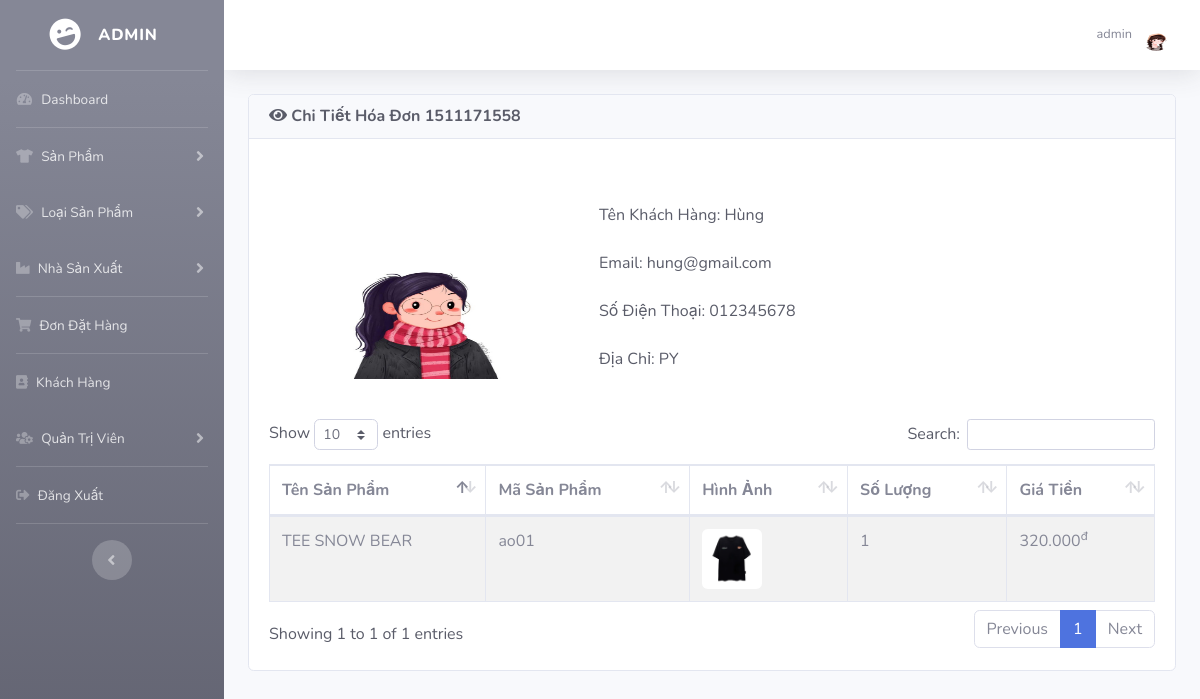
/admin/index.php?view_detail_bill=1511171558 (signed in), run on the app's committed database.
### tables this page shows
CREATE TABLE IF NOT EXISTS `KH` (
  `MA_KH` int NOT NULL AUTO_INCREMENT,
  `TEN_KH` varchar(50) NOT NULL,
  `EMAIL` varchar(50) NOT NULL,
  `MATKHAU` varchar(255) NOT NULL,
  `DIACHI` varchar(100) DEFAULT NULL,
  `DIENTHOAI` varchar(10) DEFAULT NULL,
  `AVATAR` varchar(500) DEFAULT NULL,
  `TRANGTHAI` varchar(10) DEFAULT NULL,
  PRIMARY KEY (`MA_KH`)
);

CREATE TABLE IF NOT EXISTS `CT_HOADON` (
  `MA_HD` int NOT NULL,
  `MA_SP` varchar(10) NOT NULL,
  `SOLUONG` int NOT NULL,
  `TONGTIEN` int NOT NULL,
  PRIMARY KEY (`MA_HD`,`MA_SP`),
  KEY `FK_SP` (`MA_SP`)
);

CREATE TABLE IF NOT EXISTS `SP` (
  `MA_SP` varchar(10) NOT NULL,
  `TEN_SP` varchar(50) NOT NULL,
  `MA_LOAISP` varchar(10) NOT NULL,
  `MA_HANGSX` varchar(10) NOT NULL,
  `MIEUTA_SP` text,
  `HINHANH_SP` text,
  `GIA` bigint NOT NULL,
  PRIMARY KEY (`MA_SP`),
  KEY `MA_LOAISP` (`MA_LOAISP`),
  KEY `MA_HANGSX` (`MA_HANGSX`)
);

### admin/includes/database.php (called while the page is built, shortened)
<?php
    class MyConnect {
        private $conn;
        public function __construct() {
            $this->host = "localhost";
            $this->user = "root";
            $this->passwd = "";
            $this->database = "clothingshop";
            $this->conn = new mysqli($this->host,$this->user,$this->passwd,$this->database);
        }
        public function setNextRs() {
            mysqli_next_result($this->conn);
        }
        public function isConnected() {
            return true;
        }
        public function query($query) {
            if($this->isConnected()) {
                $tableData = mysqli_query($this->conn,$query);
                return $tableData;
            }
        }
    }
?>

### admin/view_detail_bill.php (the view, shortened to what this page needs)
<?php
if(!isset($_SESSION['admin_email'])){
    echo "<script>window.open('login.php','_self')</script>";
}
else {
    if(isset($_GET['view_detail_bill'])) {
    $billID = $_GET['view_detail_bill'];
    $queryCustomer = $MyConn->query("SELECT TEN_KH, EMAIL, DIENTHOAI, DIACHI, AVATAR FROM KH, HOADON WHERE KH.MA_KH = HOADON.MA_KH AND HOADON.MA_HD = '$billID'");
    $getCustomer = mysqli_fetch_array($queryCustomer);
?>
<div class="row">
    <div class="col-lg-12">
        <div class="card text-dark mb-4">
            <div class="card-header">
                <h6 class="m-0 font-weight-bold"><i class="fas fa-eye"></i> Chi Tiết Hóa Đơn <?= $billID ?></div></h6>
            <div class="card-body">
                <div class="row ml-2 mr-2 mb-1">
                    <div class="col-md-4">
                        <div class="card border-0 p-0">
                            <div class="card-body text-center">
                                <img src="<?php echo "customer_images/".$getCustomer['AVATAR'] ?>" alt="" width="200" height="200" class="rounded">
                            </div>
                        </div>
                    </div>
                    <div class="col-md-6">
                        <div class="card border-0">
                            <div class="card-body">
                            <br>
                            <span>Tên Khách Hàng: <?php echo $getCustomer['TEN_KH'] ?></span><br><br>
                            <span>Email: <?php echo $getCustomer['EMAIL'] ?></span><br><br>
                            <span>Số Điện Thoại: <?php echo $getCustomer['DIENTHOAI'] ?> </span><br><br>
                            <span>Địa Chỉ: <?php echo $getCustomer['DIACHI'] ?></span><br><br>
                            </div>
                        </div>
                    </div>
                </div>
                <div class="table-responsive">
                    <table id="product_table" class="table table-bordered table-striped" width="100%" cellspacing="0">
                        <thead>
                            <tr>
                                <th>Tên Sản Phẩm</th>
                                <th>Mã Sản Phẩm</th>
                                <th>Hình Ảnh</th>
                                <th>Số Lượng</th>
                                <th>Giá Tiền</th>
                            </tr>
                        </thead>
                        <tbody>
                            <?php
                                $MyConn->setNextRs();
                                $getDetailBill = $MyConn->query("SELECT TEN_SP, SP.MA_SP, HINHANH_SP, SOLUONG, TONGTIEN FROM SP, CT_HOADON WHERE CT_HOADON.MA_SP = SP.MA_SP AND CT_HOADON.MA_HD = '$billID'");
                                while ($row = mysqli_fetch_array($getDetailBill)) {
                            ?>
                            <tr>
                                <td> <?php echo $row['TEN_SP'] ?> </td>
                                <td> <?php echo $row['MA_SP'] ?> </td>
                                <td> <img src="<?php echo "product_images/".$row['HINHANH_SP'] ?>" width="60" height="60" class="rounded"> </td>
                                <td> <?php echo $row['SOLUONG'] ?> </td>
                                <td> <?php echo number_format($row['TONGTIEN'],0,",",".")."<sup>đ</sup>" ?></td>
                            </tr>
                            <?php } ?>
                        </tbody>
                    </table>
                </div>
            </div>
        </div>
    </div>
</div>
<?php }} ?>

### admin/index.php (shortened to what this page needs)
<?php
include("includes/database.php");
if(!isset($_SESSION['admin_email'])){
echo "<script>window.open('login.php','_self')</script>";
}
else {
?>
<?php
$MyConn = new MyConnect();
$admin_session = $_SESSION['admin_email'];
$getAdminQry = "select * from admin where Email='$admin_session'";
$getAdmin = $MyConn->query($getAdminQry);
$row_admin = mysqli_fetch_array($getAdmin);
$admin_name = $row_admin['Name'];
$admin_image = $row_admin['Image'];
?>
<!DOCTYPE html>
<html lang="en">
<head>
    <link href="vendor/fontawesome-free/css/all.min.css" rel="stylesheet" type="text/css">
    <link href="css/sb-admin-2.min.css" rel="stylesheet">
    <link href="css/thumb.css" rel="stylesheet">
    <link href="css/style.css" rel="stylesheet">
    <link href="vendor/datatables/dataTables.bootstrap4.min.css" rel="stylesheet">
</head>
<body id="page-top">
    <div id="wrapper">
    <?php include("includes/sidebars.php");  ?>
        <div id="content-wrapper" class="d-flex flex-column">
            <div id="content">
                <nav class="navbar navbar-expand navbar-light bg-white topbar mb-4 static-top shadow">
                    <ul class="navbar-nav ml-auto">
                        <li class="nav-item dropdown no-arrow">
                            <a class="nav-link dropdown-toggle" href="#" id="userDropdown" role="button"
                                data-toggle="dropdown" aria-haspopup="true" aria-expanded="false">
                                <span class="mr-2 d-none d-lg-inline text-gray-600 small"> <?php echo $admin_name ?></span>
                                <img class="img-profile rounded-circle"
                                    src="<?php echo "admin_images/".$admin_image ?>">
                            </a>
                        </li>
                    </ul>
                </nav>
                <div class="container-fluid">
                    <?php
                    if(isset($_GET['dashboard'])) {
                        include("dashboard.php");
                    }
                    else if(isset($_GET['insert_product'])) {
                        include("insert_product.php");
                    }
                    else if(isset($_GET['view_product'])) {
                        include("view_product.php");
                    }
                    else if(isset($_GET['edit_product'])) {
                        include("edit_product.php");
                    }
                    else if(isset($_GET['delete_product'])) {
                        include("delete_product.php");
                    }
                    else if(isset($_GET['insert_cat'])) {
                        include("insert_cat.php");
                    }
                    else if(isset($_GET['view_cat'])) {
                        include("view_cat.php");
                    }
                    else if(isset($_GET['edit_cat'])) {
                        include("edit_cat.php");
                    }
                    else if(isset($_GET['delete_cat'])) {
                        include("delete_cat.php");
                    }
                    else if(isset($_GET['insert_man'])) {
                        include("insert_man.php");
                    }
                    else if(isset($_GET['view_man'])) {
                        include("view_man.php");
                    }
                    else if(isset($_GET['delete_man'])) {
                        include("delete_man.php");
                    }
                    else if(isset($_GET['edit_man'])) {
                        include("edit_man.php");
                    }
                    else if(isset($_GET['view_bill'])) {
                        include("view_bill.php");
                    }
                    else if(isset($_GET['delete_bill'])) {
                        include("delete_bill.php");
                    }
                    else if(isset($_GET['view_detail_bill'])) {
                        include("view_detail_bill.php");
                    }
                    ?>
                </div>
            </div>
        </div>
    </div>
</body>
</html>
<?php } ?>

### data on the page
kh: AVATAR (picture), TEN_KH "Hùng", EMAIL "hung@gmail.com", DIENTHOAI "012345678", DIACHI "PY"
ct_hoadon: MA_SP.TEN_SP "TEE SNOW BEAR", MA_SP.MA_SP "ao01", MA_SP.HINHANH_SP (picture), SOLUONG "1", TONGTIEN "320.000"

### other printed values
$admin_name "admin"
$billID "1511171558"
